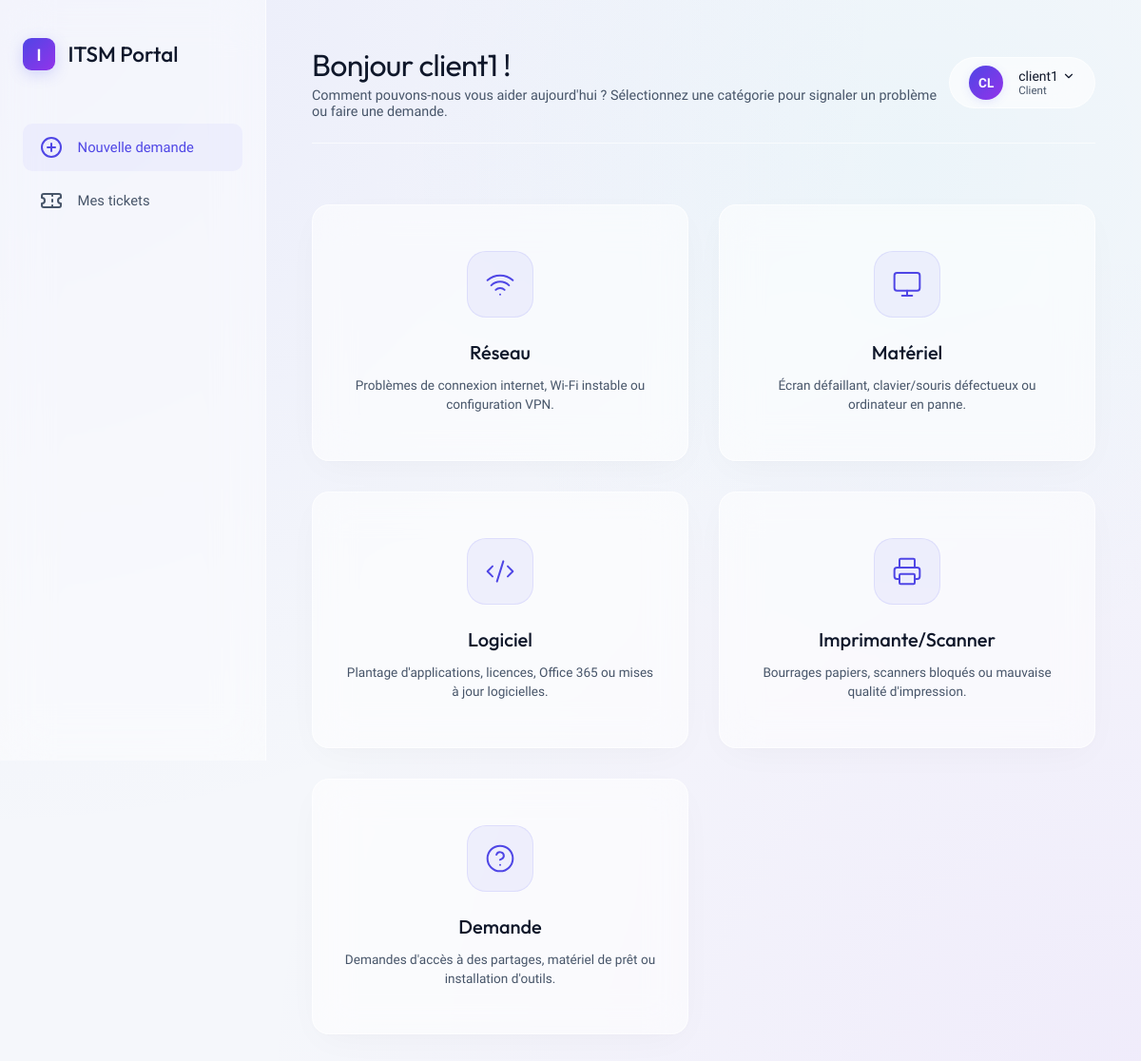
Screenshot of /client/dashboard/ (signed in) with the database file from the repository.
### tickets/models.py (models this page shows, shortened)
class Utilisateur(AbstractUser):
    role = models.ForeignKey(Role, on_delete=models.SET_NULL, null=True, blank=True)
    @property
    def is_client(self):
        return self.role and self.role.libelle == 'Client'

class Role(models.Model):
    libelle = models.CharField(max_length=50, unique=True)

class Categorie(models.Model):
    libelle = models.CharField(max_length=100, unique=True)

### tickets/views.py (the view)
# urls.py: path('client/dashboard/', views.client_dashboard, name='client_dashboard'),
@login_required
def client_dashboard(request):
    if not request.user.is_client:
        return redirect('admin_dashboard')
    categories = Categorie.objects.all()
    return render(request, 'tickets/client/dashboard.html', {
        'categories': categories
    })

### tickets/templates/tickets/client/dashboard.html (shortened to what this page needs)
{% extends 'tickets/base.html' %}
{% block nav_dashboard_active %}active{% endblock %}
{% block page_title %}Bonjour {{ user.username }} !{% endblock %}
{% block page_subtitle %}Comment pouvons-nous vous aider aujourd'hui ? Sélectionnez une catégorie pour signaler un problème ou faire une demande.{% endblock %}
{% block content %}
<div class="category-grid">
    {% for cat in categories %}
    <a href="{% url 'creer_ticket' %}?categorie_id={{ cat.id }}" class="category-box">
        <div class="category-icon-wrapper">
            {% if cat.libelle == 'Réseau' %}
                <i data-lucide="wifi" style="width: 32px; height: 32px; stroke-width: 1.5;"></i>
            {% elif cat.libelle == 'Matériel' %}
                <i data-lucide="monitor" style="width: 32px; height: 32px; stroke-width: 1.5;"></i>
            {% elif cat.libelle == 'Logiciel' %}
                <i data-lucide="code-2" style="width: 32px; height: 32px; stroke-width: 1.5;"></i>
            {% elif cat.libelle == 'Imprimante/Scanner' %}
                <i data-lucide="printer" style="width: 32px; height: 32px; stroke-width: 1.5;"></i>
            {% else %}
                <i data-lucide="help-circle" style="width: 32px; height: 32px; stroke-width: 1.5;"></i>
            {% endif %}
        </div>
        <div class="category-title">{{ cat.libelle }}</div>
        <div class="category-desc">
            {% if cat.libelle == 'Réseau' %}
                Problèmes de connexion internet, Wi-Fi instable ou configuration VPN.
            {% elif cat.libelle == 'Matériel' %}
                Écran défaillant, clavier/souris défectueux ou ordinateur en panne.
            {% elif cat.libelle == 'Logiciel' %}
                Plantage d'applications, licences, Office 365 ou mises à jour logicielles.
            {% elif cat.libelle == 'Imprimante/Scanner' %}
                Bourrages papiers, scanners bloqués ou mauvaise qualité d'impression.
            {% else %}
                Demandes d'accès à des partages, matériel de prêt ou installation d'outils.
            {% endif %}
        </div>
    </a>
    {% endfor %}
</div>
{% endblock %}

### tickets/templates/tickets/base.html (shortened to what this page needs)
{% load static %}
<!DOCTYPE html>
<html lang="fr">
<head>
    <link rel="stylesheet" href="{% static 'tickets/css/styles.css' %}">
</head>
<body>
    <div class="app-container">
        <aside class="sidebar">
            <div class="brand">
                <div class="brand-icon">I</div>
                <span>ITSM Portal</span>
            </div>
            <ul class="nav-menu">
                {% if user.is_authenticated %}
                    {% if user.is_client %}
                        <li class="nav-item {% block nav_dashboard_active %}{% endblock %}">
                            <a href="{% url 'client_dashboard' %}">
                                <i data-lucide="plus-circle"></i>
                                <span>Nouvelle demande</span>
                            </a>
                        </li>
                        <li class="nav-item {% block nav_tickets_active %}{% endblock %}">
                            <a href="{% url 'client_tickets' %}">
                                <i data-lucide="ticket"></i>
                                <span>Mes tickets</span>
                            </a>
                        </li>
                    {% endif %}
                {% endif %}
            </ul>
        </aside>
        <main class="main-content">
            {% if user.is_authenticated %}
            <header class="top-header">
                <div class="page-title">
                    <h1>{% block page_title %}ITSM Dashboard{% endblock %}</h1>
                    <p>{% block page_subtitle %}Gestion des incidents et des demandes informatiques{% endblock %}</p>
                </div>
                <div class="user-profile dropdown" tabindex="0">
                    <div class="avatar">
                        {{ user.username|slice:":2"|upper }}
                    </div>
                    <div class="user-info">
                        <span class="username">{{ user.username }} <i data-lucide="chevron-down" style="width: 14px; height: 14px; display: inline; vertical-align: middle;"></i></span>
                        <span class="role">{{ user.role.libelle }}</span>
                    </div>
                </div>
            </header>
            {% endif %}
            {% block content %}
            {% endblock %}
        </main>
    </div>
</body>
</html>

### tickets/static/tickets/css/styles.css (style rules this page uses)
:root { --bg-dark: #f5f7fb; --bg-card: rgba(255, 255, 255, 0.55); --bg-input: rgba(255, 255, 255, 0.8); --border-color: rgba(255, 255, 255, 0.65); --border-inner: rgba(99, 102, 241, 0.08); --text-primary: #1e293b; --text-secondary: #475569; --text-muted: #94a3b8; --primary: #4f46e5; --primary-hover: #4338ca; --secondary: #9333ea; --secondary-hover: #7e22ce; --status-nouveau: #d97706; --status-nouveau-bg: rgba(245, 158, 11, 0.12); --status-assigne: #2563eb; --status-assigne-bg: rgba(59, 130, 246, 0.12); --status-en-cours: #7c3aed; --status-en-cours-bg: rgba(139, 92, 246, 0.12); --status-resolu: #059669; --status-resolu-bg: rgba(16, 185, 129, 0.12); --status-cloture: #4b5563; --status-cloture-bg: rgba(107, 114, 128, 0.12); --prio-faible: #10b981; --prio-moyenne: #f59e0b; --prio-haute: #ef4444; --prio-urgente: #b91c1c; --transition: all 0.35s cubic-bezier(0.16, 1, 0.3, 1); --border-radius-sm: 10px; --border-radius: 18px; --border-radius-lg: 30px; --shadow: 0 10px 40px -10px rgba(15, 23, 42, 0.04), 0 1px 3px rgba(15, 23, 42, 0.02); --shadow-hover: 0 20px 50px -10px rgba(99, 102, 241, 0.08), 0 1px 8px rgba(15, 23, 42, 0.03); }
* { box-sizing: border-box; margin: 0; padding: 0; }
body { font-family: 'Plus Jakarta Sans', sans-serif; background-color: var(--bg-dark); color: var(--text-primary); min-height: 100vh; display: flex; overflow-x: hidden; background-image: radial-gradient(at 0% 0%, rgba(99, 102, 241, 0.08) 0px, transparent 55%), radial-gradient(at 100% 100%, rgba(168, 85, 247, 0.07) 0px, transparent 55%), radial-gradient(at 80% 15%, rgba(6, 182, 212, 0.04) 0px, transparent 40%); background-attachment: fixed; -webkit-font-smoothing: antialiased; }
.app-container { display: flex; width: 100%; min-height: 100vh; }
.sidebar { width: 280px; background: rgba(255, 255, 255, 0.45); backdrop-filter: blur(25px); -webkit-backdrop-filter: blur(25px); border-right: 1px solid var(--border-color); padding: 2.5rem 1.5rem; display: flex; flex-direction: column; position: fixed; height: 100vh; z-index: 100; }
.brand { display: flex; align-items: center; gap: 0.85rem; font-family: 'Outfit', sans-serif; font-weight: 500; font-size: 1.4rem; color: #0f172a; margin-bottom: 3.5rem; }
.brand-icon { width: 34px; height: 34px; background: linear-gradient(135deg, var(--primary) 0%, var(--secondary) 100%); border-radius: 9px; display: flex; align-items: center; justify-content: center; font-weight: 600; color: #fff; font-size: 1.1rem; box-shadow: 0 4px 15px rgba(99, 102, 241, 0.25); }
.nav-menu { list-style: none; display: flex; flex-direction: column; gap: 0.4rem; }
.nav-item a { display: flex; align-items: center; gap: 1rem; padding: 0.8rem 1.1rem; color: var(--text-secondary); text-decoration: none; border-radius: var(--border-radius-sm); font-weight: 400; font-size: 0.925rem; transition: var(--transition); }
.nav-item a:hover, .nav-item.active a { color: var(--primary); background: rgba(99, 102, 241, 0.06); font-weight: 500; }
.main-content { flex: 1; margin-left: 280px; padding: 3rem; min-height: 100vh; display: flex; flex-direction: column; }
.top-header { display: flex; justify-content: space-between; align-items: center; margin-bottom: 3rem; padding-bottom: 1.5rem; border-bottom: 1px solid var(--border-color); }
.page-title h1 { font-family: 'Outfit', sans-serif; font-size: 2rem; font-weight: 400; color: #0f172a; letter-spacing: -0.02em; }
.page-title p { color: var(--text-secondary); font-size: 0.9rem; font-weight: 300; margin-top: 0.25rem; }
.user-profile { display: flex; align-items: center; gap: 1rem; background: rgba(255, 255, 255, 0.6); backdrop-filter: blur(20px); -webkit-backdrop-filter: blur(20px); padding: 0.5rem 1.25rem; border-radius: 50px; border: 1px solid var(--border-color); position: relative; cursor: pointer; transition: var(--transition); outline: none; }
.avatar { width: 36px; height: 36px; border-radius: 50%; background: linear-gradient(135deg, var(--primary) 0%, var(--secondary) 100%); display: flex; align-items: center; justify-content: center; font-weight: 600; color: #fff; font-size: 0.85rem; box-shadow: 0 2px 10px rgba(99, 102, 241, 0.15); }
.user-info .username { font-weight: 500; font-size: 0.875rem; color: #0f172a; display: flex; align-items: center; gap: 0.25rem; }
.user-info .role { font-size: 0.725rem; color: var(--text-secondary); display: block; font-weight: 300; }

### rows the page displays
Utilisateur: username "client1", username "CL", role.libelle "Client"
Categorie: libelle "Réseau", shows "Problèmes de connexion internet, Wi-Fi instable ou configuration VPN."
Categorie: libelle "Matériel", shows "Écran défaillant, clavier/souris défectueux ou ordinateur en panne."
Categorie: libelle "Logiciel", shows "Plantage d'applications, licences, Office 365 ou mises à jour logicielles."
Categorie: libelle "Imprimante/Scanner", shows "Bourrages papiers, scanners bloqués ou mauvaise qualité d'impression."
Categorie: libelle "Demande", shows "Demandes d'accès à des partages, matériel de prêt ou installation d'outils."
